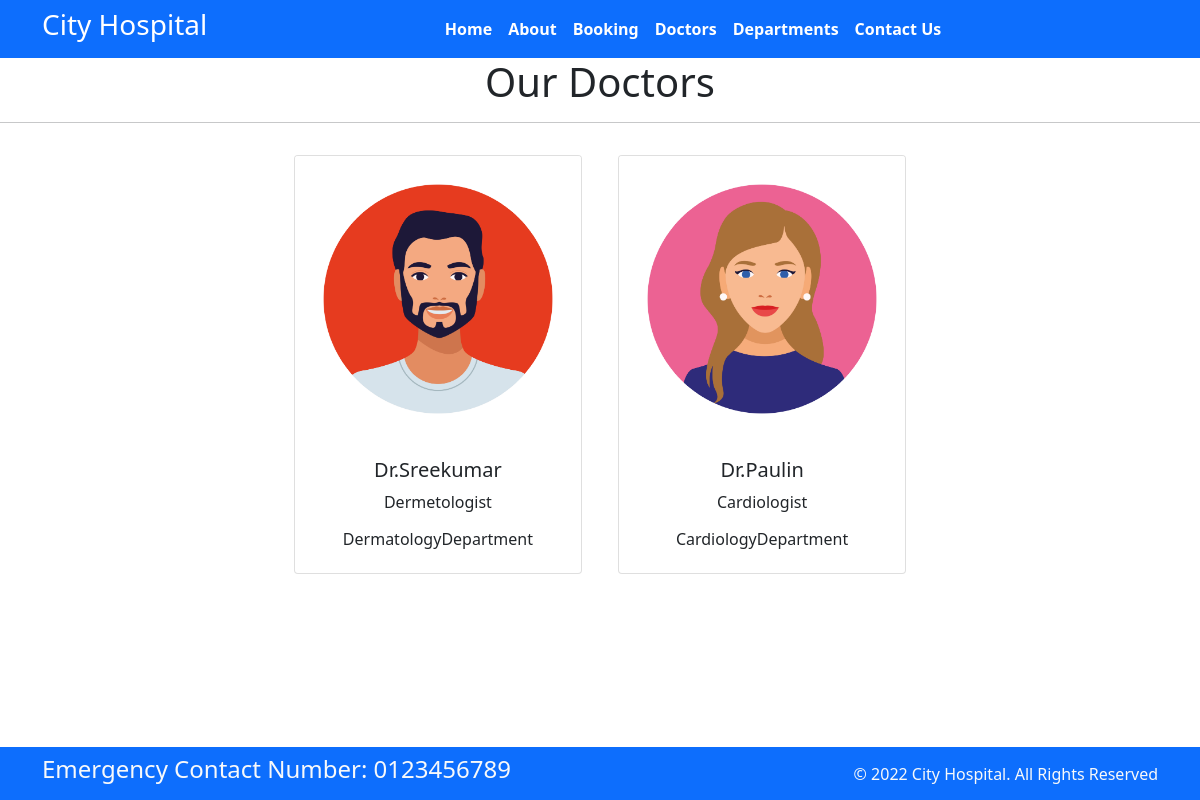
Page /doctors on the committed database.
### administration/models.py (models this page shows, shortened)
class Doctors(models.Model):
    doc_name =models.CharField(max_length=100)
    doc_spec =models.CharField(max_length=200)
    dep_name =models.ForeignKey(Departments,on_delete=models.CASCADE)
    doc_image =models.ImageField(upload_to='doctors')

class Departments(models.Model):
    dep_name = models.CharField(max_length=100)
    dep_description =models.TextField()
    def __str__(self):
        return self.dep_name

### administration/views.py (the view)
# urls.py: path("doctors",views.doctors,name="doctors"),
def doctors(request):
    dict_doct={
        'doctors':Doctors.objects.all()
    }
    return render(request,"doctors.html",dict_doct)

### templates/doctors.html (shortened to what this page needs)
{% extends 'base.html'%}
{%block content%}
<h1 class="text-center">Our Doctors</h1>
<hr>
<div class="container text-center ">
{% for d in doctors%}
<div class="card text-center mx-3 my-3" style="width: 18rem; display:inline-block;">
    <img src="{{d.doc_image.url}}" class="card-img-top" alt="...">
    <div class="card-body">
      <h5 class="card-title">Dr.{{d.doc_name}}</h5>
      <p class="card-text">{{d.doc_spec}}</p>
      <h6>{{d.dep_name}}Department</h6>
    </div>
  </div>
{%endfor%}
</div>
{%endblock%}

### templates/base.html (shortened to what this page needs)
{%load static%}
<!DOCTYPE html>
<html>
  <head>
    <link rel="stylesheet"
      href=" https://cdn.jsdelivr.net/npm/bootstrap@5.1.3/dist/css/bootstrap.min.css ">
    <link rel="stylesheet"
      href="https://use.fontawesome.com/releases/v5.2.0/css/all.css">
      <link rel="stylesheet" href="{%static '/css/style.css'%}">
  </head>
  <body>
    <nav class="navbar bg-primary navbar-expand-md ">
      <div class="container">
        <div class="col-2 text-left pl-md-0">
          <h3 class="text-white"> City Hospital </h3>
        </div>
        <div
          class="collapse navbar-collapse justify-content-center col-md-8 navbar-collapse-3">
          <ul class="navbar-nav justify-content-center  fw-bold">
            <li class="nav-item active">
                <a class="nav-link text-white" href="{%url 'home'%}">Home </a>
              </li>
            <li class="nav-item">
              <a class="nav-link text-white" href="{%url 'about' %}">About</a>
            </li>
            <li class="nav-item">
              <a class="nav-link text-white" href="{%url 'booking'%}">Booking</a>
            </li>
            <li class="nav-item">
              <a class="nav-link text-white" href="{%url 'doctors'%}">Doctors</a>
            </li>
			 <li class="nav-item">
              <a class="nav-link text-white" href="{%url 'department'%}">Departments</a>
            </li>
            <li class="nav-item">
              <a class="nav-link text-white" href="{%url 'contact'%}">Contact Us</a>
            </li>
          </ul>
        </div>
      </div>
    </nav>
{%block content%}
{%endblock%}
    <section class="fixed-bottom">
      <footer class="pt-2 pb-2  bg-primary text-light">
        <div class="container">
          <div class="row align-items-center">
            <div class="col-12 col-md-8">
              <h4>Emergency Contact Number: 0123456789</h4>
            </div>
            <div class="col-12 col-md-4 mt-4 mt-md-0 text-center text-md-end">
              © 2022 City Hospital. All Rights Reserved
            </div>
          </div>
        </div>
      </footer>
    </section>
  </body>
</html>

### rows in the picture
Doctors: doc_image (picture), doc_name "Sreekumar", doc_spec "Dermetologist", dep_name "Dermatology"
Doctors: doc_image (picture), doc_name "Paulin", doc_spec "Cardiologist", dep_name "Cardiology"
